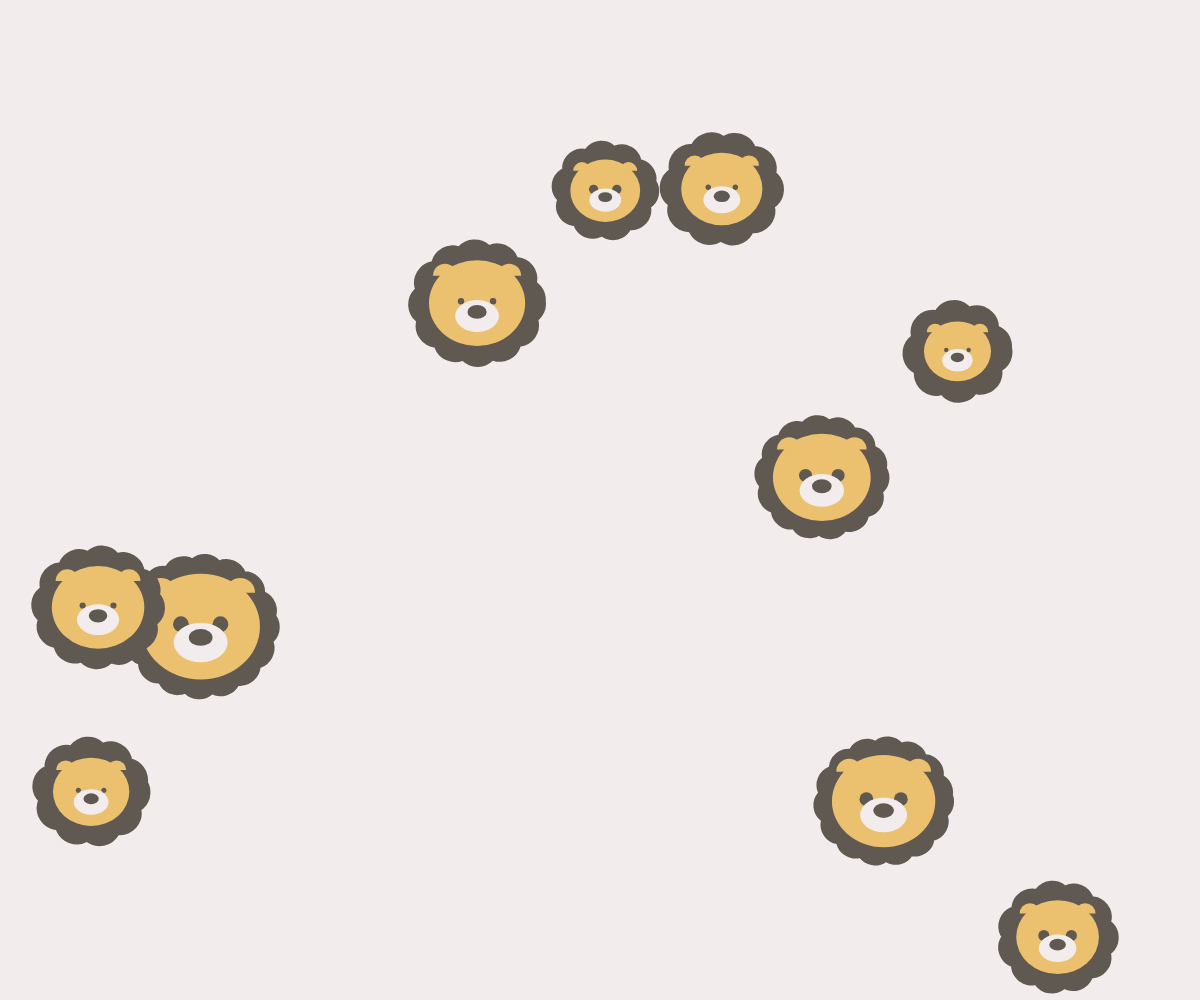
Frame 1 (no input)
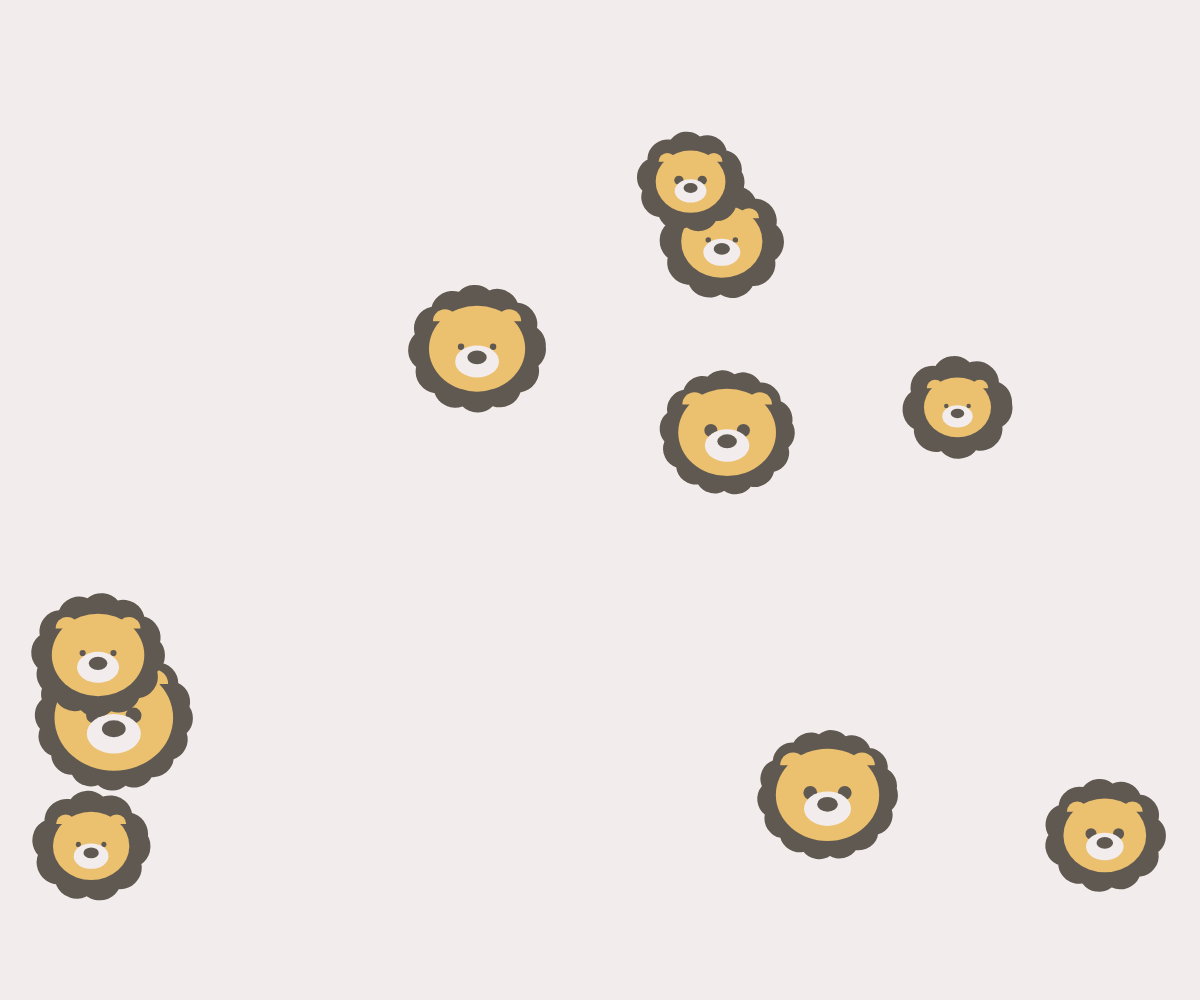
Frame 60 (no input)
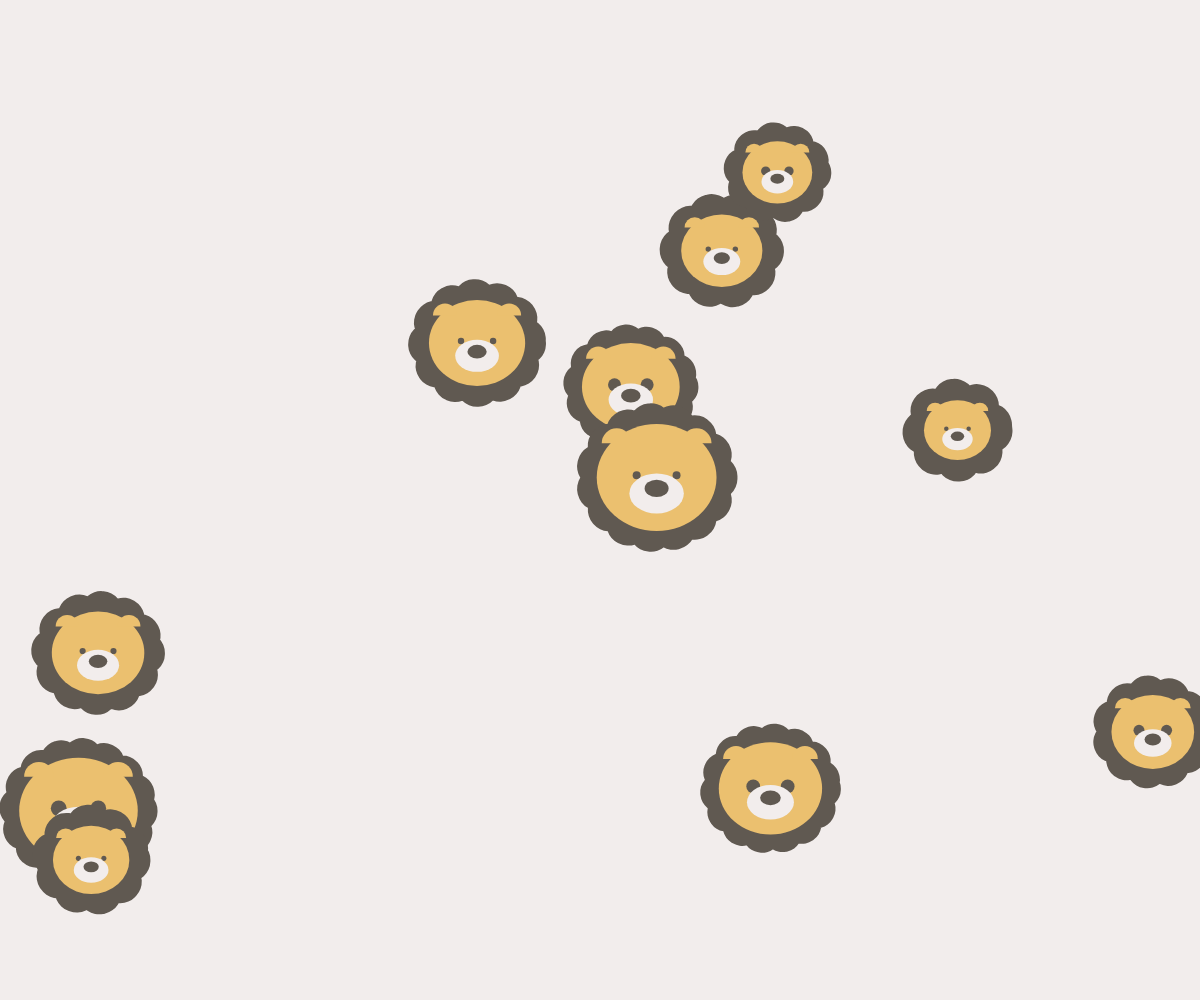
Frame 120 (the mouse pressed at the canvas centre since frame 60)

The p5.js sketch that drew these frames (run headless with seeded random() and noise() and a simulated clock; from frame 60 on, the mouse is pressed at the canvas centre):

// p5.js sketch
// ── sketch.js
let bg = ["#F2EDEC"];
var lions = []
var lion
class lion_class{
  constructor(args){
    this.p = args.p || {x:width/2,y:height/2};
    this.w = args.w || random(100,120);
    this.h = args.h || random(10,12);
    this.d = args.d || random(50,120);
    this.v = args.v || {x:random(-2,2),y:random(-2,2)}
    this.a = args.a || {x:0,y:random(0.7,1.2)}
    this.mode = random(["happy","bad"])
    
  }
  draw(){
    push();
      translate(this.p.x + this.w / 2, this.p.y + this.h / 2);

      // rotate(random(-40, 40));

      //  カオ
      push();
      noFill();

      strokeWeight(this.w / 2.7);
      drawingContext.setLineDash([1, this.w / 5]);

      stroke("#605951");
      ellipse(0, 0, this.d, this.d / 1.12);
      pop();

      noStroke();
      fill("#EBC06F");
      ellipse(0, 0, this.d, this.d / 1.12);



      // //  メ 眼睛
      fill("#605951");
      // circle(-this.d / 6, -this.d / 50, this.d / 7.5);
      // circle(this.d / 6, -this.d / 50, this.d / 7.5);
      if(this.mode=="happy"){
        //  メ 眼睛
      fill("#605951");
      circle(-this.d / 6, -this.d / 50, this.d / 15);
      circle(this.d / 6, -this.d / 50, this.d / 15);

      }
      else{
          //  メ 眼睛
      fill("#605951");
      circle(-this.d / 6, -this.d / 50, this.d / 7.5);
      circle(this.d / 6, -this.d / 50, this.d / 7.5);

      }

      //  クチ 嘴巴
      fill(bg);
      ellipse(0, this.d / 7.5, this.d / 2.2, this.d / 3);

      //  ハナ 花
      fill("#605951");
      ellipse(0, this.d / 11, this.d / 5, this.d / 7);

      //  ミミ
      fill("#EBC06F");
      

      arc(-this.d / 3, -this.d / 3.5, this.d / 4, this.d / 4, 180, 360);
      arc(this.d / 3, -this.d / 3.5, this.d / 4, this.d / 4, 180, 360);
      
      


      pop();


  }
  update(){
    if(this.mode == "happy"){
      this.p.y = this.p.y + sin(frameCount+this.d)
    }
    else{
      this.p.x = this.p.x + this.v.x  //x軸
      this.p.y = this.p.y + this.v.y  //y軸  
    }
    // this.p.x = this.p.x +this.v.x
    // this.p.y = this.p.y +this.v.y
    // this.v.y = this.v.y +this.a.y
    // this.v.x = this.v.x * 0.09
    // this.v.y = this.v.y * 0.09
    if(this.p.x<0){
      this.v.x = -this.v.x
    }
    if(this.p.x>width){
      this.v.x = -this.v.x
    }
    if(this.p.y<0){
      this.v.y = -this.v.y
    }
    if(this.p.y>height){
      this.v.y = -this.v.y
    }

  }

}

function setup() {
  createCanvas(windowWidth, windowHeight);
  angleMode(DEGREES);
  background(bg);
  for(i=0;i<10;i=i+1){  //產生多個球資料
    lion = new lion_class({   //傳一串參數直到class內 
      v:{x:random(-2,2),y:random(-2,2)},
      p:{x:random(0,width),y:random(0,height)},
      a:{x:0,y:0}
     })
    lions.push(lion)}
    print(lions)
 }

function draw() {
  background(bg);
  for(j=0;j<lions.length;j=j+1){
   lion = lions[j]
   lion.draw()   //繪出球的位子
   lion.update()
  }
 }
 function mousePressed(){
  lion = new lion_class({   //傳一串參數直到class內 
    v:{x:random(-2,2),y:random(-2,2)},
    p:{x:mouseX,y:mouseY},
    a:{x:0,y:0}
   })
   lions.push(lion)
   }
